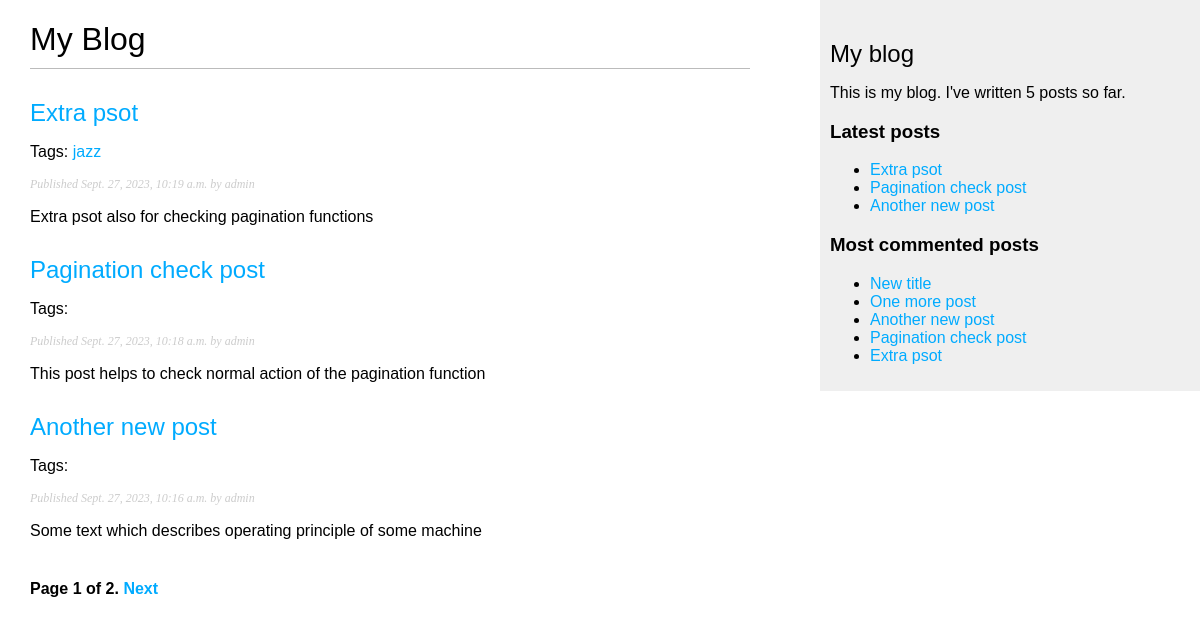
The page /blog/ on the database as committed earlier.
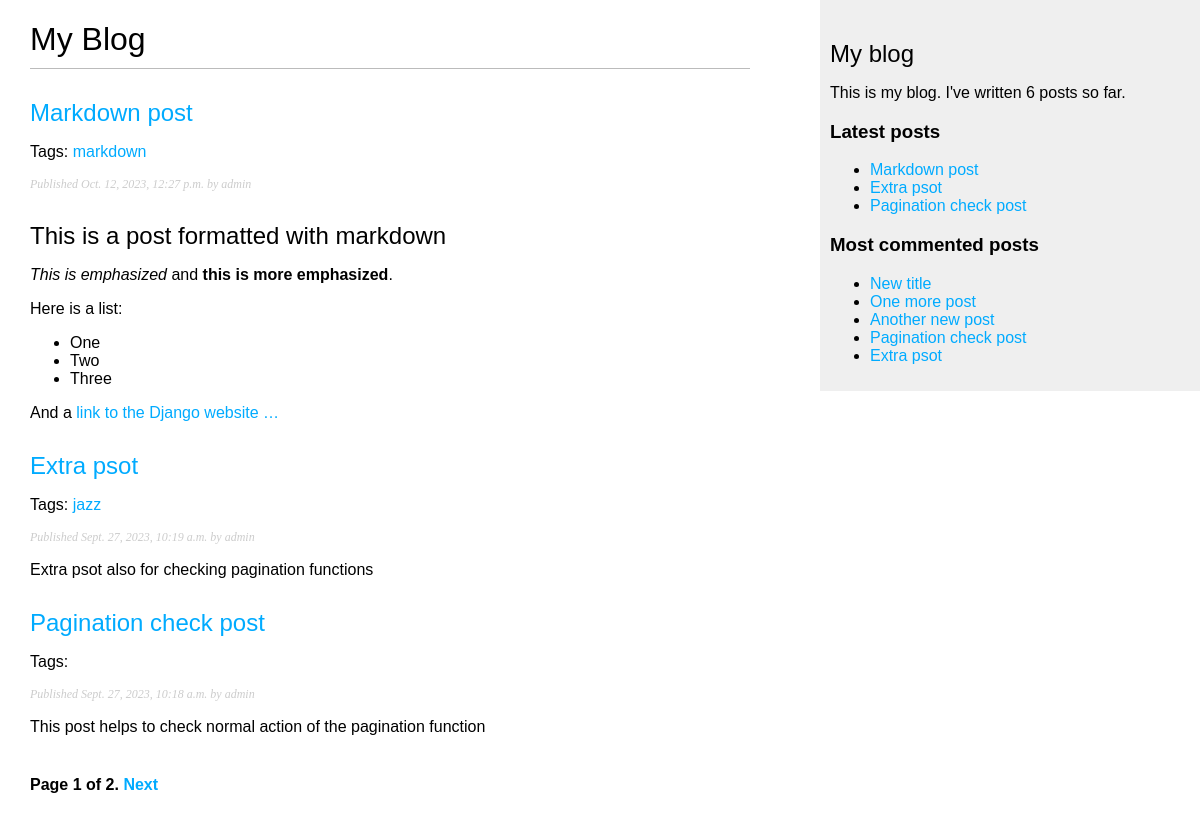
The same page on the database as committed later.
### blog/models.py (models this page shows, shortened)
class Post(models.Model):
    class Status(models.TextChoices):
        DRAFT = 'DF', 'Draft'
        PUBLISHED = 'PB', 'Published'
    title = models.CharField(max_length=250)
    slug = models.SlugField(max_length=250,
                            unique_for_date='publish')
    author = models.ForeignKey(User,
                               on_delete=models.CASCADE,
                               related_name='blog_posts')
    body = models.TextField()
    publish = models.DateTimeField(default=timezone.now)
    created = models.DateTimeField(auto_now_add=True)
    updated = models.DateTimeField(auto_now=True)
    status = models.CharField(max_length=2,
                              choices=Status.choices,
                              default=Status.DRAFT)
    objects = models.Manager()
    published = PublishedManager()
    tags = TaggableManager()
    class Meta:
        ordering = ['-publish']
        indexes = [
            models.Index(fields=['-publish']),
        ]
    def get_absolute_url(self):
        return reverse("blog:post_detail", args=[self.publish.year,
                                                 self.publish.month,
                                                 self.publish.day,
                                                 self.slug])

### blog/views.py (the view)
# urls.py: path('', views.post_list, name='post_list'),
def post_list(request, tag_slug=None):
    post_list = Post.published.all()
    tag = None
    if tag_slug:
        tag = get_object_or_404(Tag, slug=tag_slug)
        post_list = post_list.filter(tags__in=[tag])
    paginator = Paginator(post_list, 3)
    page_number = request.GET.get('page', 1)
    try:
        posts = paginator.page(page_number)
    except PageNotAnInteger:
        posts = paginator.page(1)
    except EmptyPage:
        posts = paginator.page(paginator.num_pages)
    return render(request,
                  'blog/post/list.html',
                  {'posts': posts,
                   'tag': tag})

### blog/models.py (called while the page is built)
    def get_queryset(self):
        return super().get_queryset()\
            .filter(status=Post.Status.PUBLISHED)

### blog/templatetags/blog_tags.py (called while the page is built)
@register.simple_tag
def total_posts():
    return Post.published.count()

@register.inclusion_tag('blog/post/latest_posts.html')
def show_latest_posts(count=5):
    latest_posts = Post.published.order_by('-publish')[:count]
    return {'latest_posts': latest_posts}

@register.simple_tag
def get_most_commented_posts(count=5):
    return Post.published.annotate(
        total_comments=Count('comments')
    ).order_by('-total_comments')[:count]

@register.filter(name='markdown')
def markdown_format(text):
    return mark_safe(markdown.markdown(text))

### blog/templates/blog/post/list.html (shortened to what this page needs)
{% extends "blog/base.html" %}
{% load blog_tags %}
{% block content%}
    <h1>My Blog</h1>
    {% for post in posts%}
        <h2>
            <a href={{ post.get_absolute_url }}>
                {{post.title}}
        </h2>
        <p class "tags">
            Tags:
            {% for tag in post.tags.all %}
            <a href="{% url "blog:post_list_by_tag" tag.slug %}">
                {{ tag.name }}
            </a>
            {% endfor %}
        </p>
        <p class='date'>
            Published {{ post.publish }} by {{ post.author }}
        </p>
        {{ post.body|markdown|truncatewords_html:30 }}
    {% endfor %}
    {% include "pagination.html" with page=posts %}
{% endblock %}

### blog/templates/blog/base.html (shortened to what this page needs)
{% load blog_tags %}
{% load static %}
<!DOCTYPE html>
<html>
<head>
    <link href="{% static "css/blog.css" %}" rel="stylesheet">
</head>
<body>
    <div id="content">
        {% block content%}
        {% endblock %}
    </div>
    <div id="sidebar">
        <h2>My blog</h2>
        <p>This is my blog.
           I've written {% total_posts %} posts so far.
        </p>
        <h3>Latest posts</h3>
        {% show_latest_posts 3 %}
        <h3>Most commented posts</h3>
        {% get_most_commented_posts as most_commented_posts %}
        <ul>
            {% for post in most_commented_posts %}
            <li>
                <a href="{{ post.get_absolute_url}}">{{post.title}}</a>
            </li>
            {% endfor %}
        </ul>
    </div>
</body>
</html>

### blog/templates/pagination.html (shortened to what this page needs)
<div class="pagination">
  <span class="step-links">
    <span class="current">
        Page {{ page.number }} of {{ page.paginator.num_pages }}.
    </span>
    {% if page.has_next %}
        <a href="?page={{ page.next_page_number }}">Next</a>
    {% endif %}
  </span>
</div>

### blog/templates/blog/post/latest_posts.html
<ul>
    {% for post in latest_posts %}
        <li>
            <a href="{{ post.get_absolute_url }}">{{ post.title}}</a>
        </li>
    {% endfor %}
</ul>

### blog/static/css/blog.css (style rules this page uses)
body { margin:0; padding:0; font-family:helvetica, sans-serif; }
a { color:#00abff; text-decoration:none; }
h1 { font-weight:normal; border-bottom:1px solid #bbb; padding:0 0 10px 0; }
h2 { font-weight:normal; margin:30px 0 0; }
#content { float:left; width:60%; padding:0 0 0 30px; }
#sidebar { float:right; width:30%; padding:10px; background:#efefef; height:100%; }
p.date { color:#ccc; font-family: georgia, serif; font-size: 12px; font-style: italic; }
.pagination { margin:40px 0; font-weight:bold; }

Rows that differ between the two databases and show on the page:
no longer on one of the page's lists (row unchanged): Post: title "Another new post", publish "Sept. 27, 2023, 10:16 a.m.", author "admin", body "Some text which describes operating principle of some machine"
added Post: title "Markdown post", publish "Oct. 12, 2023, 12:27 p.m.", author "admin", body "This is a post formatted with markdown This is emphasized and this is more emphasized . Here is a list: One Two Three And a link to the Django website …"
added Tag: name "markdown", shown under "Markdown post"
Other text that changed with them:
text no longer shown: "5"
text now shown: "6"
